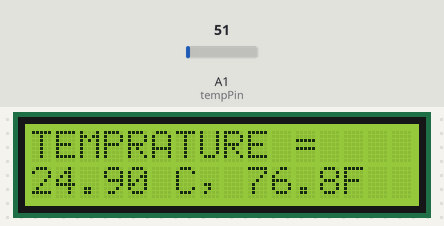
Simulated run of this sketch. Board: Arduino Uno, built with avr-gcc and run on an emulated ATmega328P. Parts: 16×2 character LCD. The inputs (shaded band) are chosen by the test bench; at power-on: A1 (tempPin) = 51. What the sketch prints to the serial monitor is not drawn.

Above: at 1.2 s.
1.3 s: A1 (tempPin) set to 61
At 2.7 s:
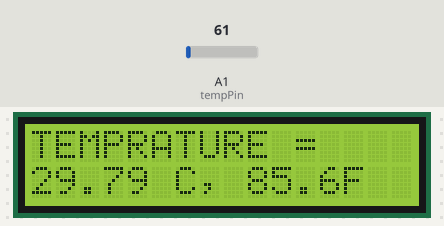
3.5 s: A1 (tempPin) set to 71
At 4.4 s:
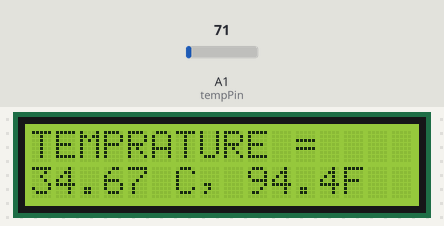
5.5 s: A1 (tempPin) set to 86
At 7.5 s:
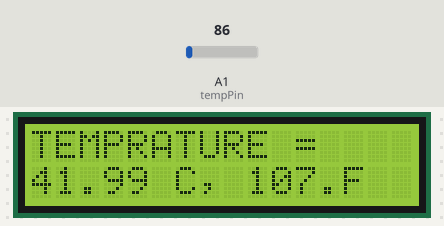
Timing chart, 0 to 9.0 s (numbered marks = the images above; inputs shaded):
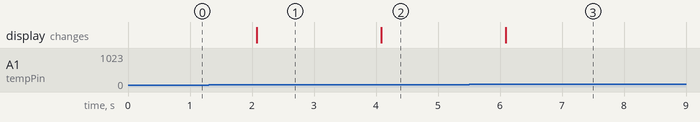

The sketch:

temp_lm35_lcd.ino
```cpp
float temp;
int tempPin = 1;
#include <LiquidCrystal.h>
LiquidCrystal lcd(12, 11, 5, 4, 3, 2);

void setup()
{
  Serial.begin(9600);
    lcd.begin(16, 2);
  lcd.print("TEMPRATURE = ");
}

void loop()
{
  temp = analogRead(tempPin);
  temp = temp * 0.48828125;
  float farh = (temp*9)/5 + 32;
  Serial.print("TEMPRATURE = ");
  Serial.print(temp);
  Serial.print("*C");
  Serial.println();
  lcd.setCursor(0, 1);
  lcd.print(temp);
  lcd.setCursor(6, 1);
  lcd.print("C, ");
  lcd.setCursor(9, 1);
  lcd.print(farh);
  lcd.setCursor(13, 1);
  lcd.print("F ");
  delay(1000);
}
```

Measured:
- after the input at 1.3 s, the display: changes after 0.78 s (image 1)
- after the input at 3.5 s, the display: changes after 0.58 s (image 2)
- after the input at 5.5 s, the display: changes after 0.59 s (image 3)
